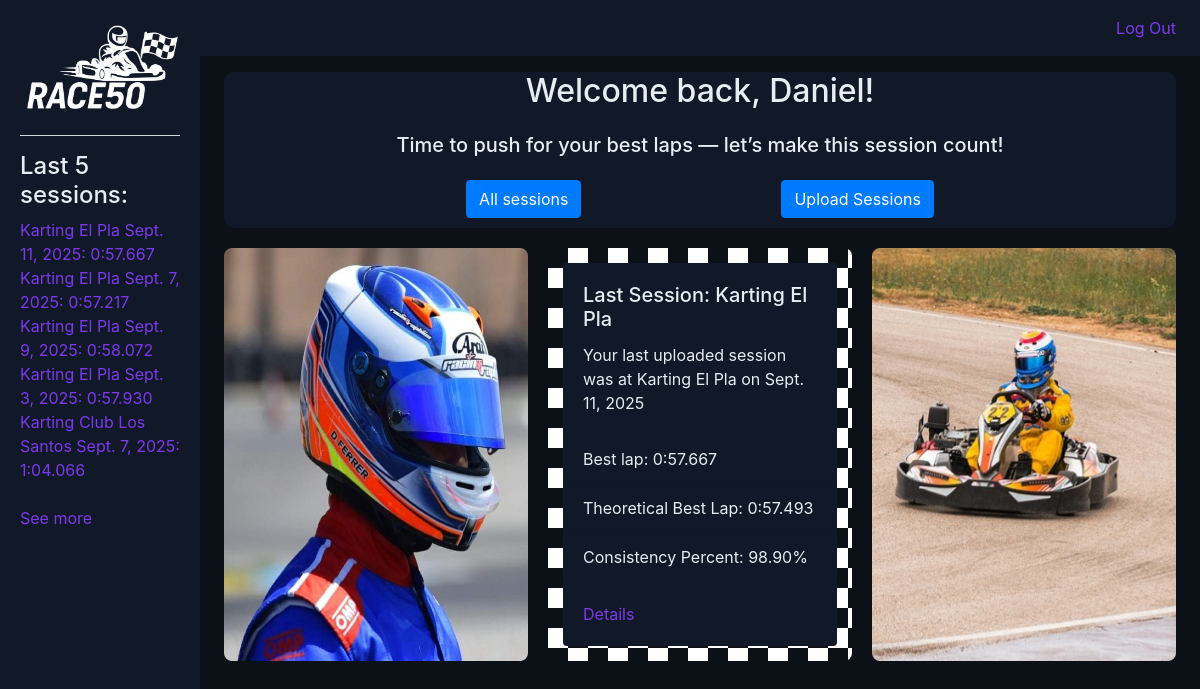
Page /race50/ (signed in) on the committed database.
### race50/models.py (models this page shows, shortened)
class Session(models.Model):
    user = models.ForeignKey(settings.AUTH_USER_MODEL, on_delete=models.CASCADE, related_name="sessions")
    external_id = models.CharField(max_length=200, null=True, blank=True)
    track = models.CharField(max_length=100)
    date = models.DateField()
    laps_count = models.PositiveIntegerField()
    best_lap_ms = models.PositiveIntegerField()
    best_lap_number = models.PositiveIntegerField()
    worst_lap_ms = models.PositiveIntegerField()
    avg_lap_ms = models.PositiveIntegerField()
    tbl_ms = models.PositiveIntegerField()
    consistency_percent = models.FloatField()
    notes = models.TextField(blank=True)
    created_at = models.DateTimeField(auto_now_add=True)
    class Meta:
        indexes = [models.Index(fields=["user", "date"])]

class User(AbstractUser):
    pass

### race50/views.py (the view)
# urls.py: path("", views.index, name="index"),
def index(request):
    if request.user.is_authenticated:
        session = (Session.objects.filter(user=request.user).order_by('-created_at', '-pk').first())
        return render(request, "race50/index.html", {
            "session": session
        })
    else:
        return render(request, "race50/index.html")

### race50/templatetags/race50_extras.py (called while the page is built)
@register.filter(name="format_ms")
def format_ms(ms):
    try:
        ms = int(ms)
    except (TypeError, ValueError):
        return ""  # or return ms
    minutes = ms // 60000
    seconds = (ms % 60000) // 1000
    millis  = ms % 1000
    return f"{minutes}:{seconds:02d}.{millis:03d}"

### race50/views.py (called while the page is built)
def global_context(request):
    if request.user.is_authenticated:
        last_five = Session.objects.filter(user=request.user).order_by('-created_at')[:5]
        return {
            "last_five": last_five
        }
    else:
        last_five = Session.objects.none()
        return {
            "last_five": last_five
        }

### race50/templates/race50/index.html (shortened to what this page needs)
{% extends "race50/layout.html" %}
{% load static %}
{% load race50_extras %}
{% block body %}
    {% if user.is_authenticated %}
        <div class="header">
            <div class="header-title">
                <h2>Welcome back, {{ request.user }}!</h2>
            </div>
            <div class="header-message">
                <h5 class="header-message-text">
                    Time to push for your best laps — let’s make this session count!
                </h5>
            </div>
            <div class="header-buttons">
                <div class="header-buttons-sessions">
                    <a href="{% url 'sessions' %}">
                        <button id="all_sessions" class="btn btn-primary">All sessions</button>
                    </a>
                </div>
                <div class="header-buttons-compare">
                    <a href="{% url 'upload' %}">
                        <button id="upload-session" class="btn btn-primary">Upload Sessions</button>
                    </a>
                </div>
            </div>
        </div>
        <div class="index-session">
            {% if session %}
                <img class="index-session-imageleft" src="{% static 'race50/images/leftindex.jpg' %}" alt="D. FERRER side profile">
                <div class="card-wrap">
                    <div class="card">
                        <div class="card-body">
                            <h5 class="card-title">Last Session: {{ session.track }}</h5>
                            <p class="card-text">Your last uploaded session was at {{ session.track }} on {{ session.date }}</p>
                        </div>
                        <ul class="list-group list-group-flush">
                            <li class="list-group-item">Best lap: {{ session.best_lap_ms|format_ms }}</li>
                            <li class="list-group-item">Theoretical Best Lap: {{ session.tbl_ms|format_ms }}</li>
                            <li class="list-group-item">Consistency Percent: {{ session.consistency_percent|floatformat:2 }}%</li>
                        </ul>
                        <div class="card-body">
                            <a href="{% url 'session' session.id %}" class="card-link">Details</a>
                        </div>
                    </div>
                </div>
                <img class="index-session-imageleft" src="{% static 'race50/images/rightindex.jpg' %}" alt="Rental Karting">
            {% endif %}
        </div>
    {% endif %}
    {% load static %}
        <link rel="stylesheet" href="{% static 'race50/css/index.css' %}">
{% endblock %}

### race50/templates/race50/layout.html (shortened to what this page needs)
{% load static %}
{% load race50_extras %}
<!DOCTYPE html>
<html lang="en">
    <head>
        <link rel="stylesheet" href="https://stackpath.bootstrapcdn.com/bootstrap/4.4.1/css/bootstrap.min.css">
        <link rel="stylesheet" href="{% static 'race50/css/style.css' %}">
    </head>
    <body>
        <div class="container-fluid">
            <div class="row g-0">
            <div class="sidebar col-lg-2 col-md-3">
                <div class="logo-wrap">
                <a href="{% url 'index' %}">
                    <img class="logo" src="{% static 'race50/images/RACE50 - logo.png' %}" alt="Race50 Logo">
                </a>
                </div>
                <hr>
                {% block nav %}
                <div>
                    {% if user.is_authenticated %}
                        <h4>Last 5 sessions:</h4>
                        {% if last_five %}
                            {% for session in last_five %}
                                <a href="{% url 'session' session.id %}">{{ session.track }} {{ session.date }}: {{ session.best_lap_ms|format_ms }}</a><br>
                            {% endfor %}
                            <br>
                            <a href="{% url 'sessions' %}">See more</a>
                        {% else %}
                            <h6>No sessions yet.</h6>
                        {% endif %}
                    {% endif %}
                </div>
                {% endblock %}
            </div>
            <div class="main col-lg-10 col-md-9">
                <nav class="navbar navbar-expand-lg">
                <div class="container-fluid px-0">
                    <ul class="navbar-nav ml-auto">
                    {% if user.is_authenticated %}
                        <li class="nav-item">
                        <a class="nav-link" href="{% url 'logout' %}">Log Out</a>
                        </li>
                    {% endif %}
                    </ul>
                </div>
                </nav>
                <div class="inside-body">
                {% block body %}{% endblock %}
                </div>
            </div>
            </div>
        </div>
    </body>
</html>

### race50/static/race50/css/style.css (style rules this page uses)
body { margin: 0; background-color: #0C1117; }
.header { background-color: #111827; border-radius: 10px; }
hr { background-color: #E6EDF3; }
h1, h2, h3, h4, h5, h6, p { color: #E6EDF3; }
a { color: #7C3AED; }
.sidebar { background-color: #111827; min-height: 100vh; height: auto; padding: 20px; }
.logo-wrap { display: flex; justify-content: center; align-items: center; height: auto; }
.logo { display: flex; max-width: 100%; height: auto; }
.main { padding: 0px; }
.navbar { background-color: #111827; box-sizing: border-box; }
ul, li { list-style-type: none; }
.inside-body { display: block; padding: 16px 24px; width: 100%; box-sizing: border-box; }

### race50/static/race50/css/index.css (style rules this page uses)
.header { display: flex; flex-direction: column; align-items: center; gap: 15px; padding-bottom: 10px; }
.header-title { margin: 0; }
.header-buttons { display: flex; gap: 200px; }
.index-session { padding-top: 20px; display: grid; grid-template-columns: repeat(3, 1fr); gap: 20px; align-items: stretch }
.index-session > * { width: 100%; box-sizing: border-box; }
.index-session img { width: 100%; height: auto; display: block; }
.card-wrap { display: flex; align-items: stretch; padding: 15px; border-radius: 8px; background-image: linear-gradient(45deg, #FFFF 25%, transparent 25%), linear-gradient(-45deg, #FFFF 25%, transparent 25%), linear-gradient(45deg, transparent 75%, #FFFF 75%), linear-gradient(-45deg, transparent 75%, #FFFF 75%); background-size: 40px 40px; background-position: 0 0, 0 20px, 20px -20px, -20px 0; }
.card { background-color: #111827; border: 2px; border-color: #233042; flex: 1; }
.card-body { color: #E6EDF3; }
.list-group-item { background-color: #111827; color: #E6EDF3; }
.index-session-imageleft { border-radius: 8px; }

### rows in the picture
Session: track "Karting El Pla", date "Sept. 11, 2025", best_lap_ms "0:57.667", tbl_ms "0:57.493", consistency_percent "98.90"
Session: track "Karting El Pla", date "Sept. 7, 2025", best_lap_ms "0:57.217"
Session: track "Karting El Pla", date "Sept. 9, 2025", best_lap_ms "0:58.072"
Session: track "Karting El Pla", date "Sept. 3, 2025", best_lap_ms "0:57.930"
Session: track "Karting Club Los Santos", date "Sept. 7, 2025", best_lap_ms "1:04.066"
User: user "Daniel"
